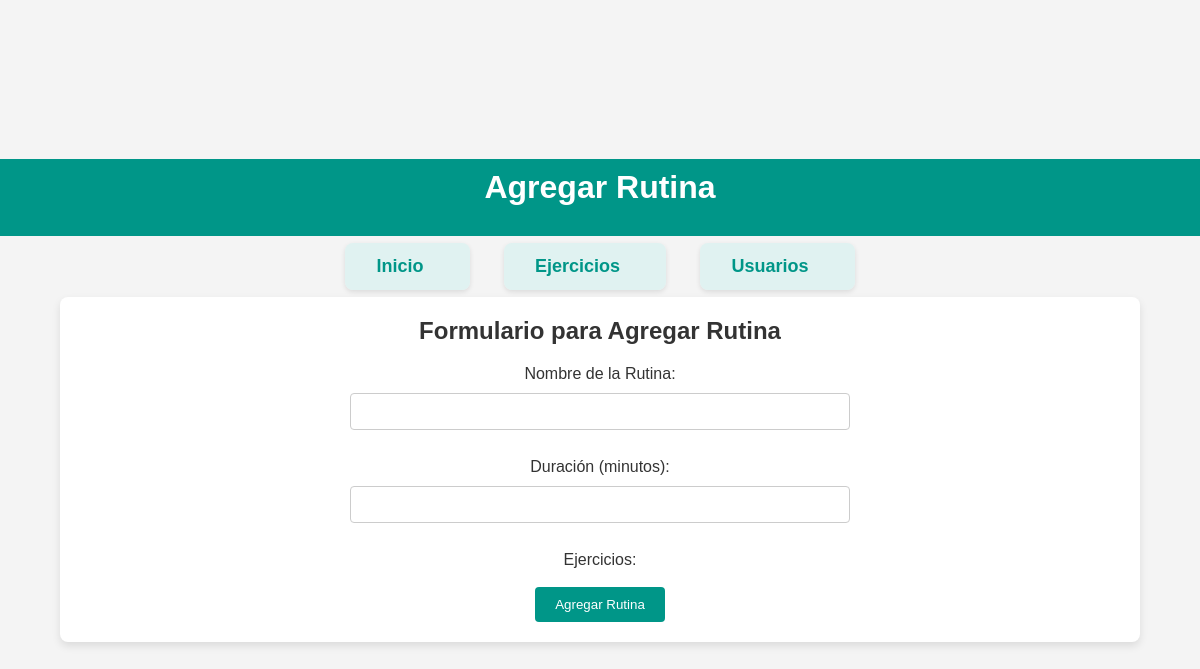
The app's page /agregar_rutina/ (signed in), older data.
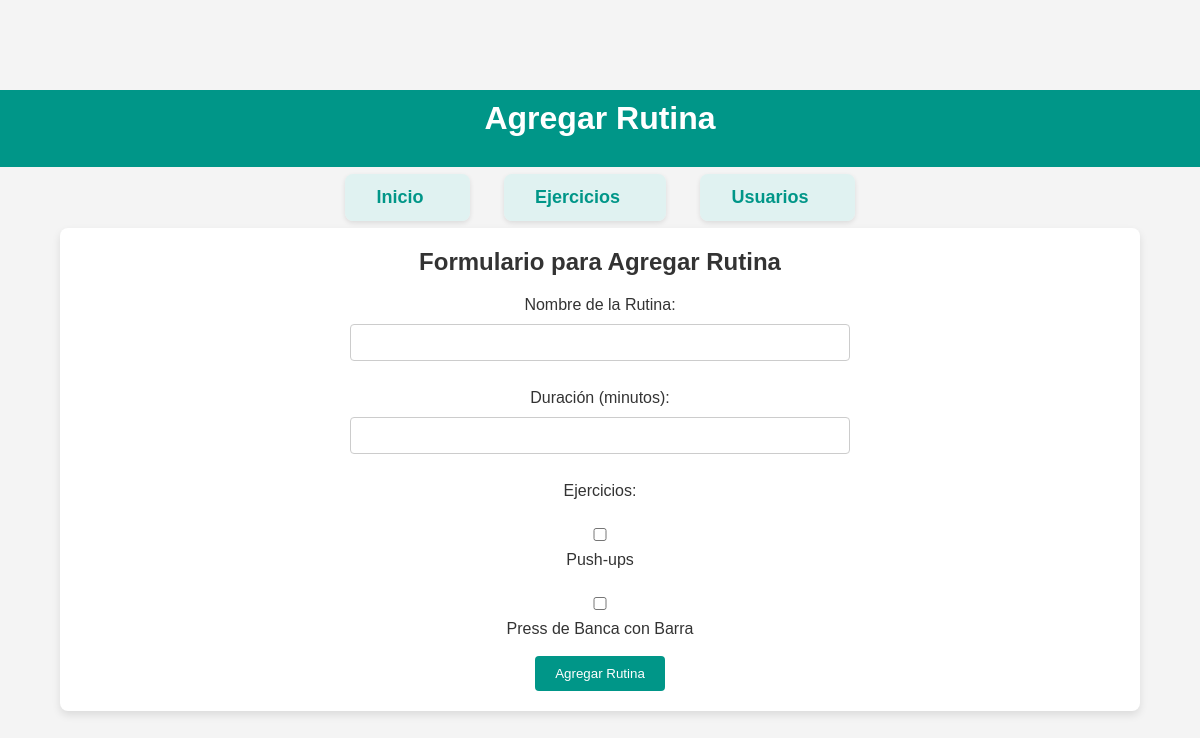
The same page, newer data.
### gitapp/models.py (models this page shows, shortened)
class Ejercicio(models.Model):
    nombre = models.CharField(max_length=100)
    descripcion = models.TextField()
    dificultad = models.CharField(max_length=50)

### gitapp/views.py (the view, shortened to what this page needs)
# urls.py: path('agregar_rutina/', views.agregar_rutina, name='agregar_rutina'),
@csrf_protect
@login_required
def agregar_rutina(request):
    ejercicios = Ejercicio.objects.all()  # Obtener todos los ejercicios para la vista de agregar rutina
    return render(request, 'gitapp/agregar_rutina.html', {'ejercicios': ejercicios})

### gitapp/templates/gitapp/agregar_rutina.html (shortened to what this page needs)
{% load static %}
<!DOCTYPE html>
<html lang="es">
<head>
    <link rel="stylesheet" href="{% static 'gitapp/estilo.css' %}">
</head>
<body>
<header>
    <h1>Agregar Rutina</h1>
</header>
<nav>
    <ul>
        <li><a href="{% url 'index' %}">Inicio</a></li>
        <li><a href="{% url 'ejercicios' %}">Ejercicios</a></li>
        <li><a href="{% url 'usuarios' %}">Usuarios</a></li>
    </ul>
</nav>
<main>
    <h2>Formulario para Agregar Rutina</h2>
    <form action="{% url 'agregar_rutina' %}" method="POST">
        <label for="nombre">Nombre de la Rutina:</label>
        <input type="text" id="nombre" name="nombre" required><br>
        <label for="duracion">Duración (minutos):</label>
        <input type="number" id="duracion" name="duracion" required><br>
        <label>Ejercicios:</label><br>
        {% for ejercicio in ejercicios %}
            <input type="checkbox" id="ejercicio_{{ ejercicio.id }}" name="ejercicios" value="{{ ejercicio.id }}">
            <label for="ejercicio_{{ ejercicio.id }}">{{ ejercicio.nombre }}</label><br>
        {% endfor %}
        <button type="submit">Agregar Rutina</button>
    </form>
</main>
</body>
</html>

Row changes from the older to the newer data that the page shows:
added Ejercicio: nombre "Push-ups"
added Ejercicio: nombre "Press de Banca con Barra"
